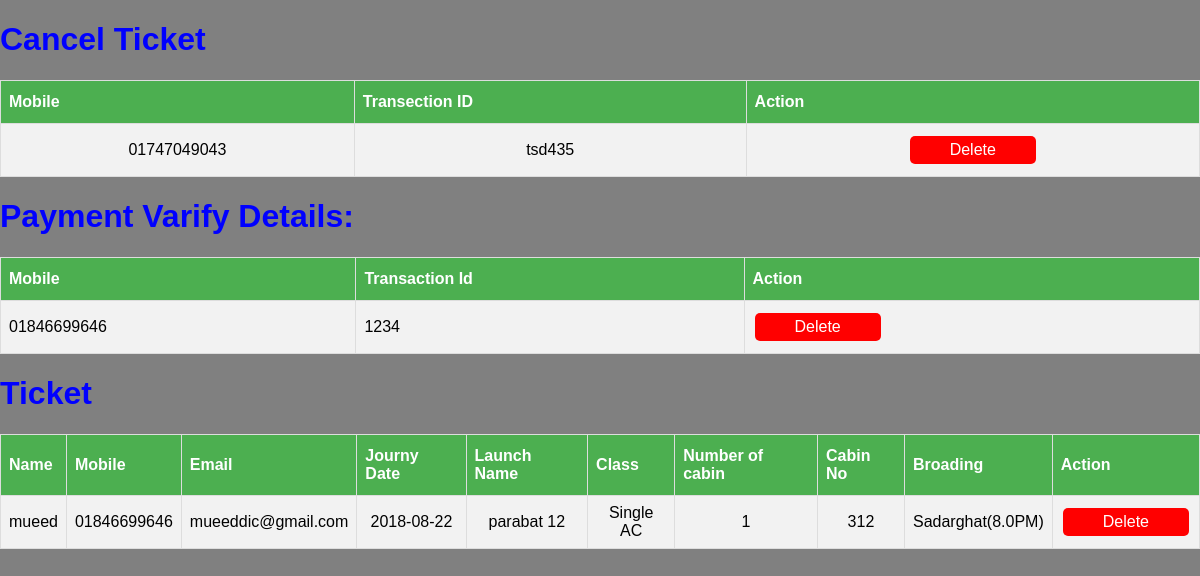
/admin_ticket.php, run on the app's committed database.
### tables this page shows
CREATE TABLE `cancel` (
  `id` int(10) NOT NULL,
  `mobile` varchar(12) NOT NULL,
  `transection` varchar(20) NOT NULL
);

CREATE TABLE `varify` (
  `id` int(10) NOT NULL,
  `mobile` varchar(12) NOT NULL,
  `transection` varchar(20) NOT NULL
);

CREATE TABLE `ticket` (
  `id` int(10) NOT NULL,
  `uname` varchar(30) NOT NULL,
  `gender` varchar(30) NOT NULL,
  `umobile` varchar(15) NOT NULL,
  `email` varchar(20) NOT NULL,
  `lname` varchar(15) NOT NULL,
  `cabclass` varchar(20) NOT NULL,
  `number` int(15) NOT NULL,
  `cabnum` varchar(30) NOT NULL,
  `broading` varchar(30) NOT NULL
);

### admin_ticket_show.php (the view, shortened to what this page needs)
<?php
	$con=mysqli_connect("localhost","root","","test");
	function showdata()
	{
		global $con;
		$query = "select * from ticket";
		$run = mysqli_query($con,$query);
		if($run == TRUE)
		{
			?>
			<table border="1" width="80%" id="customers">
				<h1>Ticket</h1>
				<tr>
					<th>Name</th>
					<th>Mobile</th>
					<th>Email</th>
					<th>Journy Date</th>
					<th>Launch Name</th>
					<th>Class</th>
					<th>Number of cabin</th>
					<th>Cabin No</th>
					<th>Broading</th>
					<th>Action</th>
				</tr>
			<?php
			while ($data = mysqli_fetch_assoc($run))
			{
				?>
					<tr align="center">
					<td><?php echo $data['uname']; ?></td>
					<td><?php echo $data['umobile']; ?></td>
					<td><?php echo $data['email']; ?></td>
					<td><?php echo $data['gender']; ?></td>
					<td><?php echo $data['lname']; ?></td>
					<td><?php echo $data['cabclass']; ?></td>
					<td><?php echo $data['number']; ?></td>
					<td><?php echo $data['cabnum']; ?></td>
					<td><?php echo $data['broading']; ?></td>
					<td><a class="button" href="admin_ticket_server.php?del=<?php echo $data['id']; ?>">Delete</a></td>
				</tr>
				<?php
			}
			?>
			</table>
			<?php
		}
		else
		{
			echo "Error!!!";
		}
	}
?>

### admin_ticket.php (shortened to what this page needs)
<!DOCTYPE html>
<html>
<head>
</head>
<body>
	<?php include 'admin_cancel_show.php'; showdata1(); ?>
	<?php include 'payment_vary_show.php'; showdata2(); ?>
	<?php include 'admin_ticket_show.php'; showdata(); ?>
</body>
</html>

### admin_cancel_show.php (shortened to what this page needs)
<?php
	$con=mysqli_connect("localhost","root","","test");
	function showdata1()
	{
		global $con;
		$query = "select * from cancel";
		$run = mysqli_query($con,$query);
		if($run == TRUE)
		{
			?>
			<table border="1" width="80%" id="customers">
				<h1>Cancel Ticket</h1>
				<tr>
					<th>Mobile</th>
					<th>Transection ID</th>
					<th>Action</th>
				</tr>
			<?php
			while ($data = mysqli_fetch_assoc($run))
			{
				?>
					<tr align="center">
					<td><?php echo $data['mobile']; ?></td>
					<td><?php echo $data['transection']; ?></td>
					<td><a class="button" href="admin_cancel_server.php?del=<?php echo $data['id']; ?>">Delete</a></td>
				</tr>
				<?php
			}
			?>
			</table>
			<?php
		}
		else
		{
			echo "Error!!!";
		}
	}
?>

### payment_vary_show.php (shortened to what this page needs)
<?php
	$con=mysqli_connect("localhost","root","","test");
	function showdata2()
	{
		global $con;
		$query = "select * from varify";
		$run = mysqli_query($con,$query);
		if($run == TRUE)
		{
			?>
			<table border="1" width="80%" id="customers">
				<h1>Payment Varify Details:</h1>
				<tr>
					<th>Mobile</th>
					<th>Transaction Id</th>
					<th >Action</th>
				</tr>
			<?php
			while ($data = mysqli_fetch_assoc($run))
			{
				?>
					<tr>
					<td><?php echo $data['mobile']; ?></td>
					<td><?php echo $data['transection']; ?></td>
					<td><a class="button" href="payment_vary_server.php?del=<?php echo $data['id']; ?>">Delete</a></td>
				</tr>
				<?php
			}
			?>
			</table>
			<?php
		}
		else
		{
			echo "Error!!!";
		}
	}
?>

### admin_ticket.php (style rules this page uses)
body { background-color: gray; margin: 0; font-family: Arial, Helvetica, sans-serif; }
h1 { color: blue; }
#customers { font-family: "Trebuchet MS", Arial, Helvetica, sans-serif; border-collapse: collapse; width: 100%; }
#customers td, #customers th { border: 1px solid #ddd; padding: 8px; }
#customers tr:nth-child(even) { background-color: #f2f2f2; }
#customers th { padding-top: 12px; padding-bottom: 12px; text-align: left; background-color: #4CAF50; color: white; }
.button { background-color: red; border: none; color: white; padding: 5px 40px; text-align: center; text-decoration: none; display: inline-block; font-size: 16px; margin: 4px 2px; cursor: pointer; border-radius: 5px; }

### data on the page
cancel: mobile "01747049043", transection "tsd435"
varify: mobile "01846699646", transection "1234"
ticket: uname "mueed", umobile "01846699646", email "mueeddic@gmail.com", gender "2018-08-22", lname "parabat 12", cabclass "Single AC", number "1", cabnum "312", broading "Sadarghat(8.0PM)"
